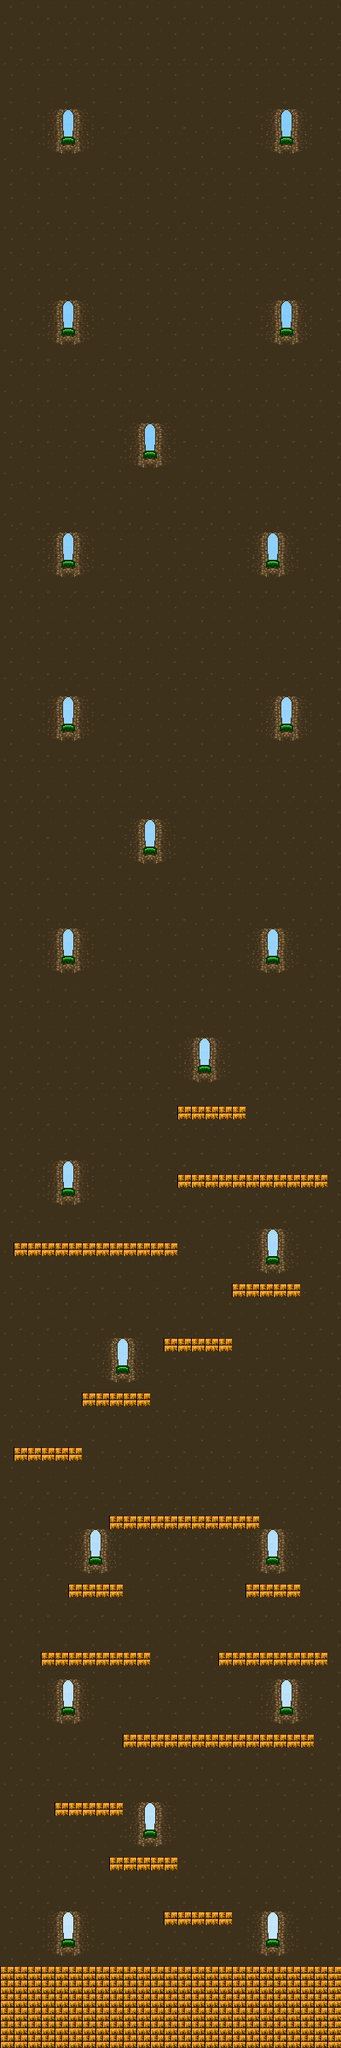

Rendered tile map (Tiled .tmx) drawn with the repository's tilesets; below, a short description and the map source with its tile grids summarised:
An orthogonal 25x150 tile map with 16x16 px tiles, 3 tile layers (sky, background, graphic), 4 tilesets and 33 objects.

<map version="1.0" orientation="orthogonal" renderorder="right-down" width="25" height="150" tilewidth="16" tileheight="16" nextobjectid="41">
 <tileset firstgid="1" name="dungeon" tilewidth="16" tileheight="16" spacing="2" margin="1" tilecount="84" columns="28">
  <image source="dungeon.png" width="512" height="64" />
 </tileset>
 <tileset firstgid="85" name="tiles_nes" tilewidth="16" tileheight="16" spacing="2" margin="1" tilecount="36" columns="4">
  <image source="tiles_nes.png" width="74" height="163" />
 </tileset>
 <tileset firstgid="121" name="sky" tilewidth="16" tileheight="16" spacing="2" margin="1" tilecount="136" columns="17">
  <image source="sky.jpg" width="318" height="159" />
 </tileset>
 <tileset firstgid="257" name="Metroidvania Tileset" tilewidth="16" tileheight="16" tilecount="256" columns="16">
  <image source="Metroidvania Tileset.png" width="256" height="256" />
 </tileset>
 <layer name="sky" width="25" height="150">
  <data>[3750 cells, 3750 non-empty, 136 distinct tile ids]</data>
 </layer>
 <layer name="background" width="25" height="150">
  <data>[3750 cells, 3750 non-empty, 22 distinct tile ids]</data>
 </layer>
 <layer name="graphic" width="25" height="150">
  <data>[3750 cells, 262 non-empty, 1 distinct tile ids]</data>
 </layer>
 <objectgroup name="ground">
  <object id="1" x="0" y="2304" width="400" height="96" />
  <object id="2" x="194" y="2240" width="80" height="16" />
  <object id="5" x="65" y="2112" width="80" height="16" />
  <object id="6" x="129" y="2175" width="80" height="16" />
  <object id="7" x="144" y="2031" width="224" height="16" />
  <object id="8" x="258" y="1936" width="128" height="16" />
  <object id="9" x="47" y="1936" width="128" height="16" />
  <object id="10" x="81" y="1858" width="64" height="16" />
  <object id="11" x="288" y="1855" width="64" height="16" />
  <object id="12" x="129" y="1777" width="176" height="16" />
  <object id="13" x="17" y="1696" width="80" height="16" />
  <object id="14" x="97" y="1633" width="80" height="16" />
  <object id="15" x="194" y="1568" width="80" height="16" />
  <object id="16" x="274" y="1503" width="80" height="16" />
  <object id="17" x="19" y="1456" width="192" height="16" />
  <object id="18" x="210" y="1377" width="176" height="16" />
  <object id="20" x="208" y="1296" width="80" height="16" />
  <object id="22" x="1" y="0" width="5" height="2303" />
  <object id="23" x="395.5" y="-7.5" width="5" height="2303" />
  <object id="24" x="3" y="1" width="397" height="5" />
 </objectgroup>
 <objectgroup name="player">
  <object id="26" x="336" y="2256" width="32" height="32" />
 </objectgroup>
 <objectgroup name="diamonds">
  <object id="27" x="94" y="2065" width="32" height="32" />
  <object id="28" x="303" y="1812" width="32" height="32" />
  <object id="29" x="95" y="1814" width="32" height="32" />
  <object id="30" x="226" y="1330" width="32" height="32" />
  <object id="31" x="224" y="1252" width="32" height="32" />
  <object id="32" x="322" y="1457" width="32" height="32" />
 </objectgroup>
 <objectgroup name="creep">
  <object id="33" x="240" y="1985" width="32" height="32" />
  <object id="37" x="33" y="1409" width="32" height="32" />
 </objectgroup>
 <objectgroup name="mark">
  <object id="35" x="128" y="2016" width="16" height="16" />
  <object id="36" x="369" y="2017" width="16" height="16" />
  <object id="38" x="1" y="1440" width="16" height="16" />
  <object id="39" x="208" y="1440" width="16" height="16" />
 </objectgroup>
</map>
